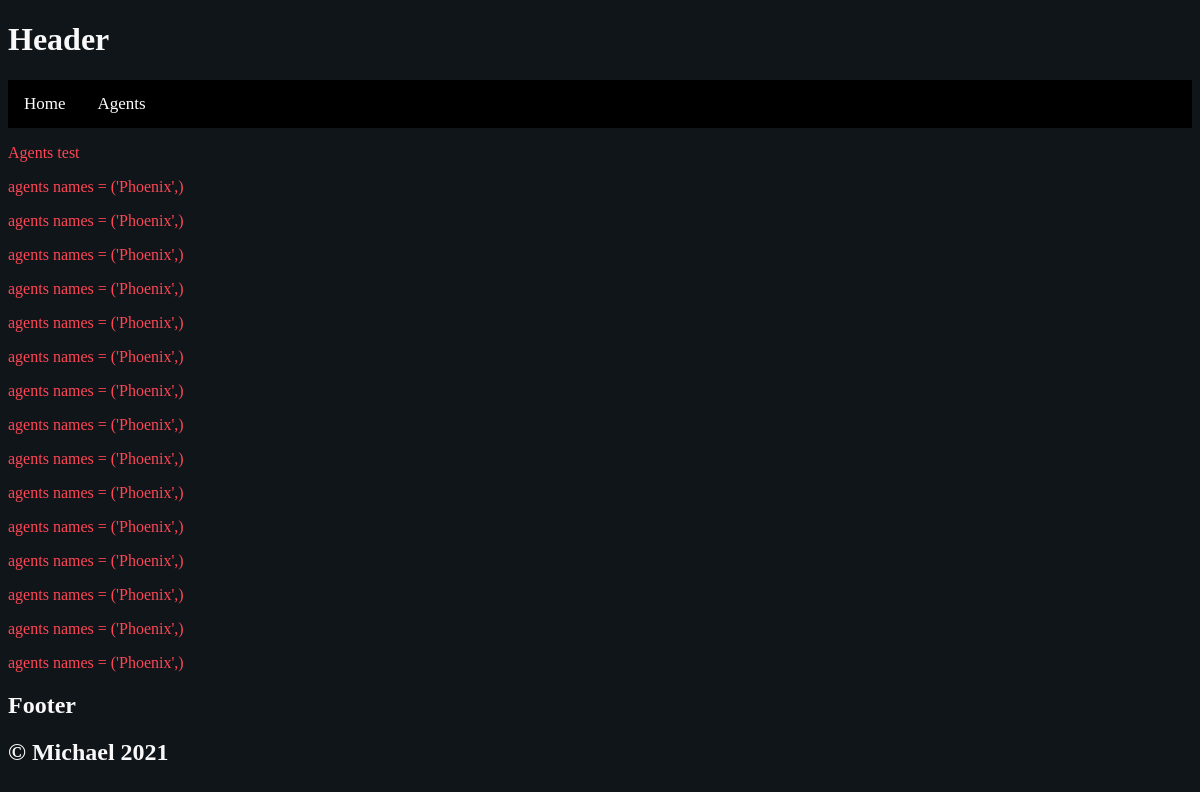
/agents/, run on the app's committed database.
### tables this page shows
CREATE TABLE Agents (id INTEGER PRIMARY KEY AUTOINCREMENT, name STRING, image STRING, "carrying weapon" INTEGER REFERENCES Weapon (id), description STRING);

### main.py (the view)
@app.route('/agents/')
def agents():
    conn = sqlite3.connect('12Valorant.db')
    cursor = conn.cursor()
    cursor.execute('SELECT name FROM Agents')
    results = cursor.fetchall()
    conn.close()
    return render_template('agents.html', results = results)

### templates/agents.html
{% extends 'layout.html' %}
{% block content %}
<p> Agents test </p>
  {% for i in results %}
    <p> agents  names = {{results[1]}} </p>
  {% endfor %}
{% endblock %}

### templates/layout.html (shortened to what this page needs)
<!doctype html>
<html>
  <head>
    <link rel="stylesheet" href="/static/css/style.css">
  </head>
  <body>
    {% include 'header.html' %}
    {% include 'nav.html' %}
    {% block content %} {%endblock %}
    {% include 'footer.html'%}
  </body>
</html>

### templates/header.html
<h1> Header </h1>

### templates/nav.html
<div class="topnav">
  <a href="/" class="">Home</a>
  <a href="/agents" class="">Agents</a>
</div>

### templates/footer.html
<h2> Footer</h2>
<h2> &copy; Michael 2021</h2>

### static/css/style.css (style rules this page uses)
body { font-family: Orbitron ; background-color:#0f1519 }
h1 { color:#F9F9F9 }
h2 { color:#F9F9F9 }
p { color:#ff4655 }
.topnav { background-color: #000000; overflow: hidden; }
.topnav a { float: left; color: #ffffff; text-align: center; padding: 14px 16px; text-decoration: none; font-size: 17px; }

### data on the page
Agents: results "('Phoenix',)"
Agents: results "('Phoenix',)"
Agents: results "('Phoenix',)"
Agents: results "('Phoenix',)"
Agents: results "('Phoenix',)"
Agents: results "('Phoenix',)"
Agents: results "('Phoenix',)"
Agents: results "('Phoenix',)"
Agents: results "('Phoenix',)"
Agents: results "('Phoenix',)"
Agents: results "('Phoenix',)"
Agents: results "('Phoenix',)"
Agents: results "('Phoenix',)"
Agents: results "('Phoenix',)"
Agents: results "('Phoenix',)"
